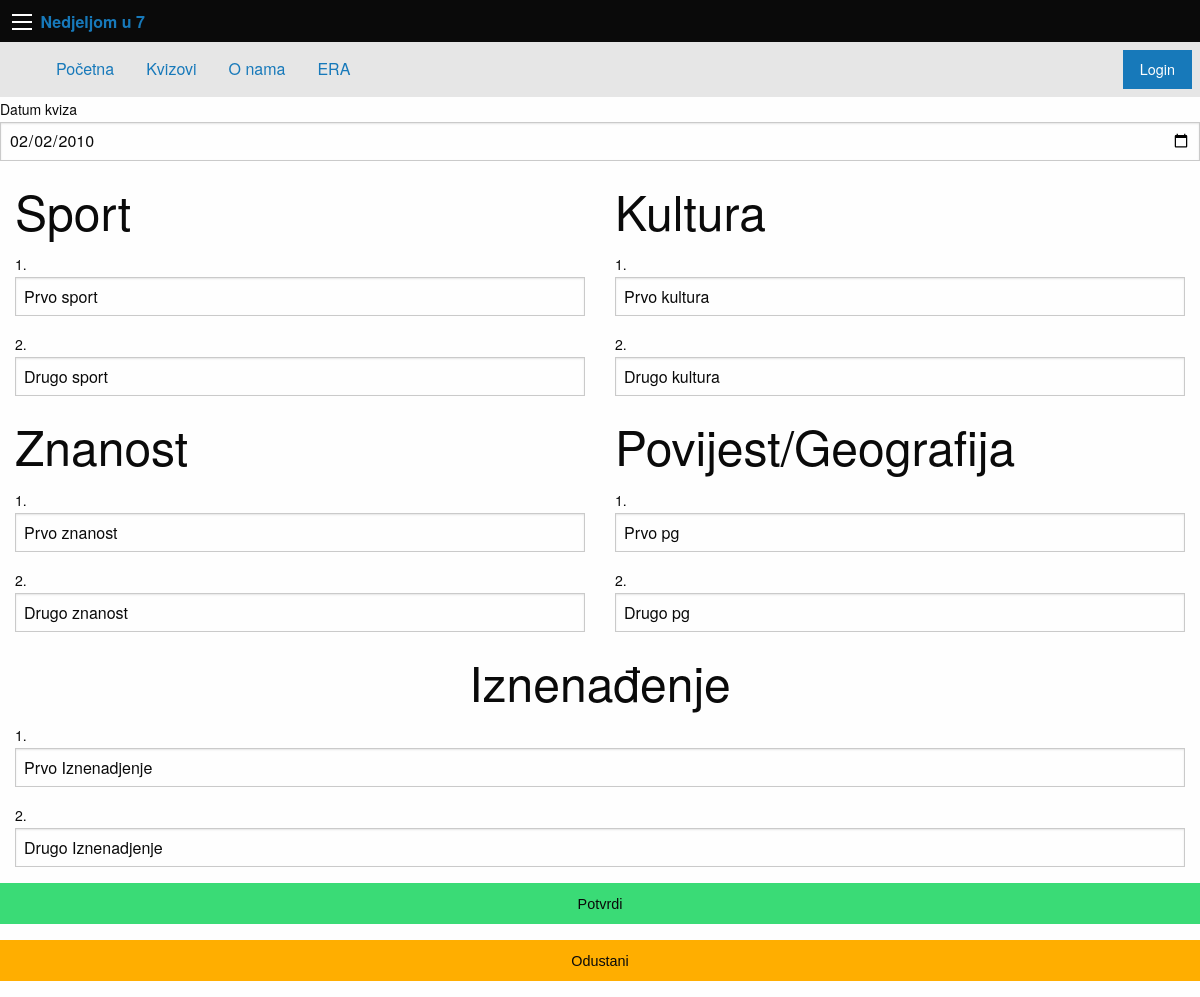
Page /privatno/kvizovi/uredi.php?id=1 on the committed database.
### tables this page shows
create table kviz(
	kviz_id int not null primary key auto_increment,
	datum date,
	voditelj_id int
);

create table pitanje(
	pitanje_id int not null primary key auto_increment,
	tekst_pitanja varchar(100) not null,
	kategorija_id int not null,
	kviz_id int not null
);

### privatno/kvizovi/uredi.php (the view, shortened to what this page needs)
<?php
include_once("../../konfiguracija.php");
include_once("../../predlosci/head.php");
include_once("../../predlosci/izbornik.php");
$id=$_GET["id"];
$izraz=$veza->prepare("select * from pitanje where kviz_id=:id");
$izraz->execute(array(
	"id"=>$id
));
$red=$izraz->fetchAll();
$izraz=$veza->prepare("select * from kviz where kviz_id=:id");
$izraz->execute(array(
	"id"=>$id
));
$kviz=$izraz->fetchAll();
?>
<form action="unesi.php" method="post">
    <label for="datum">Datum kviza</label>
    <input type="date" name="datum" value="<?php echo $kviz[0]["datum"]; ?>">
        <div class="large-6 columns">
            <h1>Sport</h1>
            <label for="s_pitanje1">1.</label>
            <input type="text" name="s_pitanje1" value="<?php echo $red[0]["tekst_pitanja"]; ?>">
            <label for="s_pitanje2">2.</label>
            <input type="text" name="s_pitanje2" value="<?php echo $red[1]["tekst_pitanja"]; ?>">
        </div>
        <div class="large-6 columns">
            <h1>Kultura</h1>
            <label for="k_pitanje1">1.</label>
            <input type="text" name="k_pitanje1" value="<?php echo $red[2]["tekst_pitanja"]; ?>">
            <label for="k_pitanje2">2.</label>
            <input type="text" name="k_pitanje2" value="<?php echo $red[3]["tekst_pitanja"]; ?>">
        </div>
        <div class="large-6 columns">
            <h1>Znanost</h1>
            <label for="z_pitanje1">1.</label>
            <input type="text" name="z_pitanje1" value="<?php echo $red[4]["tekst_pitanja"]; ?>">
            <label for="z_pitanje2">2.</label>
            <input type="text" name="z_pitanje2" value="<?php echo $red[5]["tekst_pitanja"]; ?>">
        </div>
        <div class="large-6 columns">
            <h1>Povijest/Geografija</h1>
            <label for="pg_pitanje1">1.</label>
            <input type="text" name="pg_pitanje1" value="<?php echo $red[6]["tekst_pitanja"]; ?>">
            <label for="pg_pitanje2">2.</label>
            <input type="text" name="pg_pitanje2" value="<?php echo $red[7]["tekst_pitanja"]; ?>">
        </div>
        <div class="large-12 columns">
            <h1 class="text-center">Iznenađenje</h1>
            <label for="i_pitanje1">1.</label>
            <input type="text" name="i_pitanje1" value="<?php echo $red[8]["tekst_pitanja"]; ?>">
            <label for="i_pitanje2">2.</label>
            <input type="text" name="i_pitanje2" value="<?php echo $red[9]["tekst_pitanja"]; ?>">
        </div>
        <button type="submit" class="success button expanded">Potvrdi</button>
    </form>
    <a href="../../javno/kvizovi/index.php">
        <button class="warning button expanded">
            Odustani
        </button>
    </a>

### rows in the picture
kviz: datum "02/02/2010"
pitanje: s_pitanje1 "Prvo sport"
pitanje: s_pitanje2 "Drugo sport"
pitanje: k_pitanje1 "Prvo kultura"
pitanje: k_pitanje2 "Drugo kultura"
pitanje: z_pitanje1 "Prvo znanost"
pitanje: z_pitanje2 "Drugo znanost"
pitanje: pg_pitanje1 "Prvo pg"
pitanje: pg_pitanje2 "Drugo pg"
pitanje: i_pitanje1 "Prvo Iznenadjenje"
pitanje: i_pitanje2 "Drugo Iznenadjenje"

### other values in the picture
$naslov "Nedjeljom u 7"
